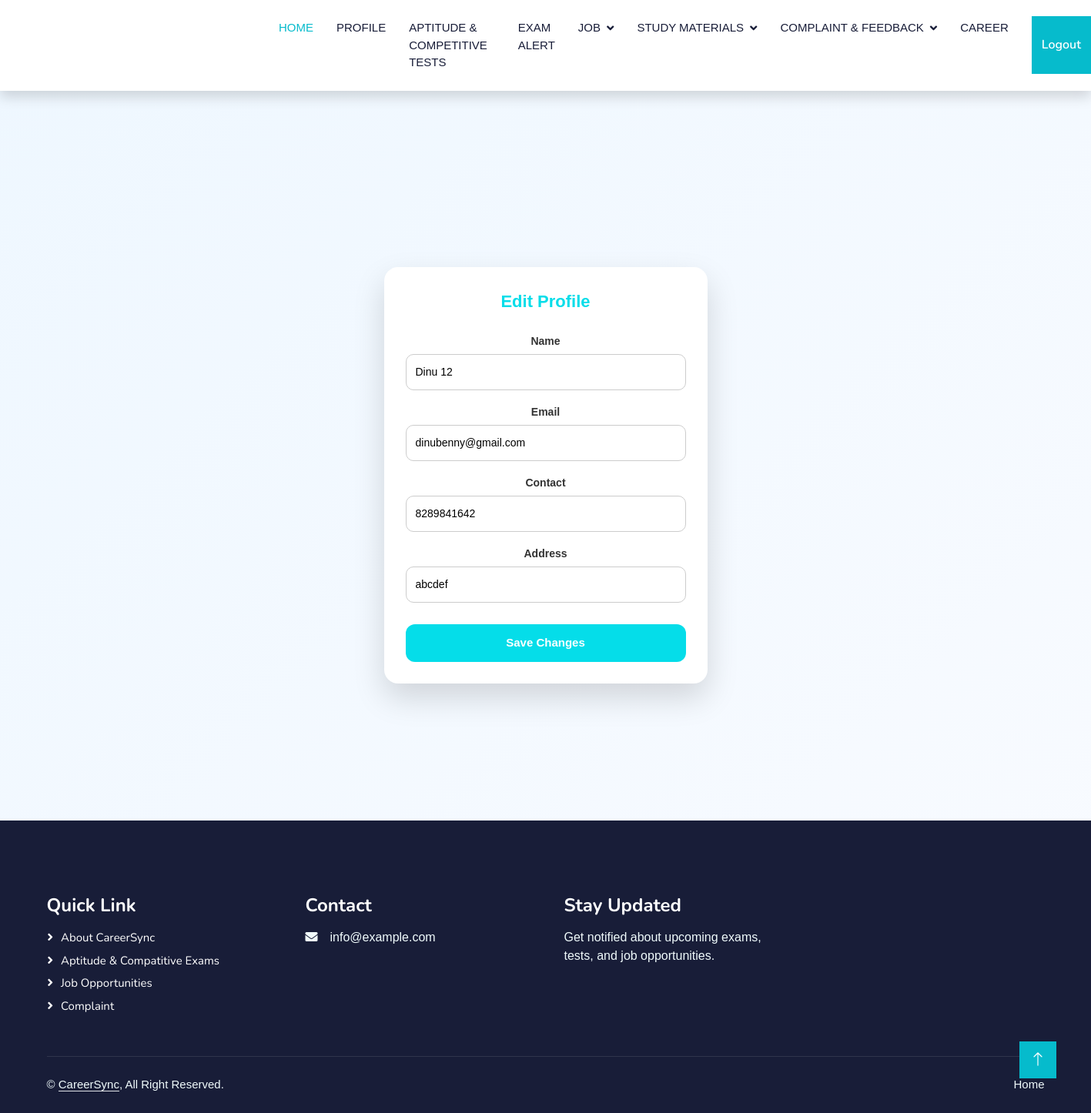
The page /User/Editprofile/ (signed in) on the database its author committed.
### Guest/models.py (models this page shows)
class tbl_userreg(models.Model):
    user_name=models.CharField(max_length=50)
    user_email=models.CharField(max_length=50)
    user_contact=models.CharField(max_length=50)
    user_address=models.CharField(max_length=50)
    user_password=models.CharField(max_length=50)
    user_photo=models.FileField(upload_to="Assets/UserDocs/")
    place=models.ForeignKey(tbl_place,on_delete=models.CASCADE)

### User/views.py (the view)
# urls.py: path('Editprofile/',views.Editprofile,name='Editprofile'),
def Editprofile(request):
    if "uid" not in request.session:
        return redirect("Guest:Login")
    else:
        user=tbl_userreg.objects.get(id=request.session['uid'])
    if request.method=="POST":
        name=request.POST.get('txt_name')
        email=request.POST.get('txt_email')
        contact=request.POST.get('txt_contact')
        address=request.POST.get('txt_address')
        user.user_name=name
        user.user_email=email
        user.user_contact=contact
        user.user_address=address
        user.save()
        return redirect('User:Myprofile')
    else:
        return render(request,'User/Editprofile.html',{'user':user})

### User/Templates/User/Editprofile.html (shortened to what this page needs)
{% extends 'User/Header.html' %}
{% block content %}
<!DOCTYPE html>
<html lang="en">
<head>
</head>
<body>
<div class="cs-edit-wrapper">
    <form method="post" class="cs-edit-card">
        <div class="cs-edit-title">Edit Profile</div>
        <div class="cs-edit-group">
            <label>Name</label>
            <input type="text"
                   name="txt_name"
                   value="{{user.user_name}}"
                   title="Name Allows Only Alphabets, Spaces and First Letter Must Be Capital Letter"
                   pattern="^[A-Z]+[a-zA-Z ]*$"
                   required>
        </div>
        <div class="cs-edit-group">
            <label>Email</label>
            <input type="email"
                   name="txt_email"
                   value="{{user.user_email}}"
                   required>
        </div>
        <div class="cs-edit-group">
            <label>Contact</label>
            <input type="text"
                   name="txt_contact"
                   value="{{user.user_contact}}"
                   pattern="[7-9]{1}[0-9]{9}"
                   title="Phone number must start with 7-9 and contain 10 digits">
        </div>
        <div class="cs-edit-group">
            <label>Address</label>
            <input type="text"
                   name="txt_address"
                   value="{{user.user_address}}"
                   required>
        </div>
        <button type="submit" class="cs-edit-btn">
            Save Changes
        </button>
    </form>
</div>
</body>
</html>
{% endblock %}

### Guest/static/Main/css/style.css (style rules this page uses)
:root { --primary: #06BBCC; --light: #F0FBFC; --dark: #181d38; }

### User/Templates/User/Editprofile.html (style rules this page uses)
body { background: linear-gradient(135deg, #eef7ff, #f9fbff); font-family: Arial, Helvetica, sans-serif; }
.cs-edit-wrapper { min-height: 100vh; display: flex; align-items: center; justify-content: center; padding: 20px; }
.cs-edit-card { background: #ffffff; width: 100%; max-width: 420px; border-radius: 18px; padding: 28px; box-shadow: 0 18px 40px rgba(0, 0, 0, 0.15); }
.cs-edit-title { font-size: 22px; font-weight: 600; text-align: center; color: #05dde9; margin-bottom: 25px; }
.cs-edit-group { margin-bottom: 18px; }
.cs-edit-group label { display: block; font-size: 14px; font-weight: 600; margin-bottom: 6px; color: #333; }
.cs-edit-group input { width: 100%; padding: 12px; border-radius: 10px; border: 1px solid #ccc; font-size: 14px; }
.cs-edit-btn { width: 100%; padding: 13px; margin-top: 10px; border-radius: 12px; border: none; background: #05dde9; color: #fff; font-size: 15px; font-weight: 600; cursor: pointer; transition: 0.3s; }

### rows shown on the page
tbl_userreg: txt_name "Dinu 12", txt_email "dinubenny@gmail.com", txt_contact "8289841642", txt_address "abcdef"
